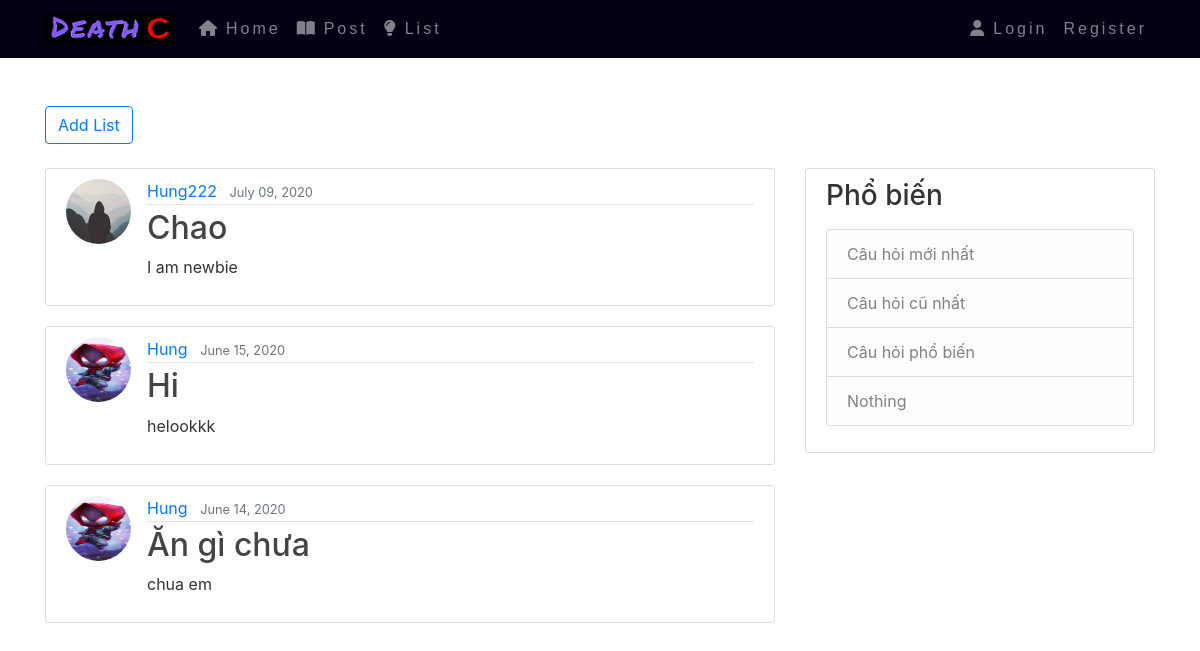
The page /list/ on the database as committed earlier.
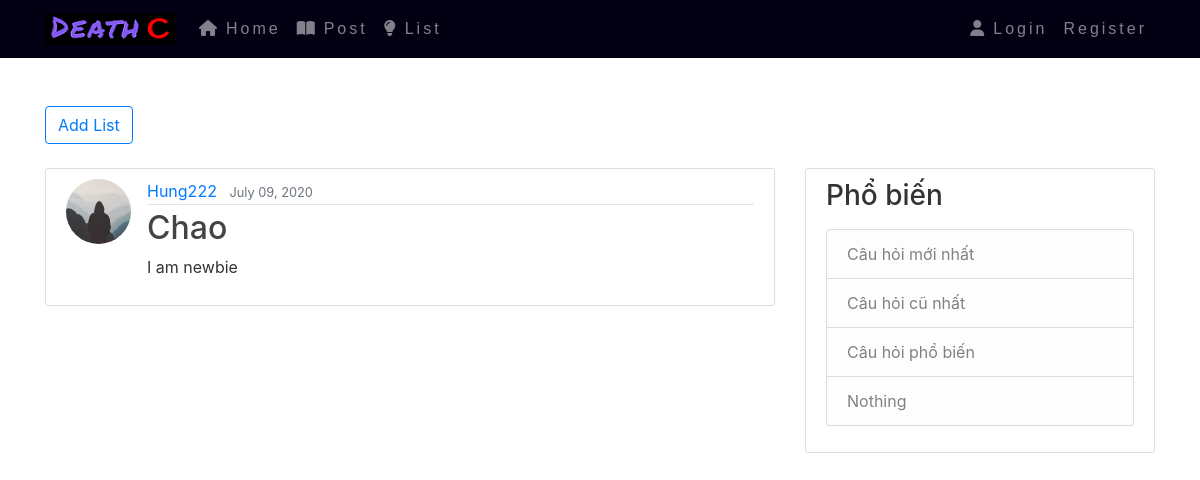
The same page on the database as committed later.
### blog/models.py (models this page shows, shortened)
class Post(models.Model):
    title = models.CharField(max_length=250)
    content = models.TextField()
    date_posted = models.DateTimeField(default=timezone.now)
    author = models.ForeignKey(User, on_delete=models.CASCADE)

### users/models.py (models this page shows, shortened)
class Profile(models.Model):
    user = models.OneToOneField(User, on_delete=models.CASCADE)
    image = models.ImageField(default='default.jpg', upload_to='profile_pics')

### blog/views.py (the view)
# urls.py: path('list/', List_ListView.as_view(), name='blog-list'),
class List_ListView(ListView):
    model = Post
    template_name = 'blog/list.html'
    context_object_name = 'posts'
    ordering = ['-date_posted']

### blog/templates/blog/list.html (shortened to what this page needs)
{% extends "blog/base.html" %}
{% load static %}
{% block css %}
<link rel="stylesheet" type="text/css" href="{% static 'blog/scss/user.css' %}">
{% endblock %}
{% block content %}
  <div class="container mt-5">
    <a class="btn btn-outline-primary mb-4" href="{% url 'blog-new_list' %}">Add List</a>
    <div class="row">
      <div class="col-sm-8">
        {% for post in posts %}
            <article class="media content-section">
              <img class="rounded-circle article-img" src="{{ post.author.profile.image.url }}">
              <div class="media-body">
                <div class="article-metadata">
                  <a class="mr-2 text-primary">{{ post.author }}</a>
                  <small class="text-muted">{{ post.date_posted|date:"F d, Y" }}</small>
                </div>
                <h2><a class="article-title" href="{{ post.id }}">{{ post.title }}</a></h2>
                <p class="article-content">{{ post.content }}</p>
              </div>
            </article>
        {% endfor %}
      </div>
      <div class="col-sm-4">
        <div class="content-section">
          <h3>Phổ biến</h3>
          <p class='text-muted'>
            <ul class="list-group">
              <li class="list-group-item list-group-item-light">Câu hỏi mới nhất</li>
              <li class="list-group-item list-group-item-light">Câu hỏi cũ nhất</li>
              <li class="list-group-item list-group-item-light">Câu hỏi phổ biến</li>
              <li class="list-group-item list-group-item-light">Nothing</li>
            </ul>
          </p>
        </div>
      </div>
    </div>
  </div>
{% endblock content %}

Rows that differ between the two databases and show on the page:
removed Post: author.profile.image (picture), author "Hung", date_posted "June 15, 2020", title "Hi", content "helookkk"
removed Post: author.profile.image (picture), author "Hung", date_posted "June 14, 2020", title "Ăn gì chưa", content "chua em"
